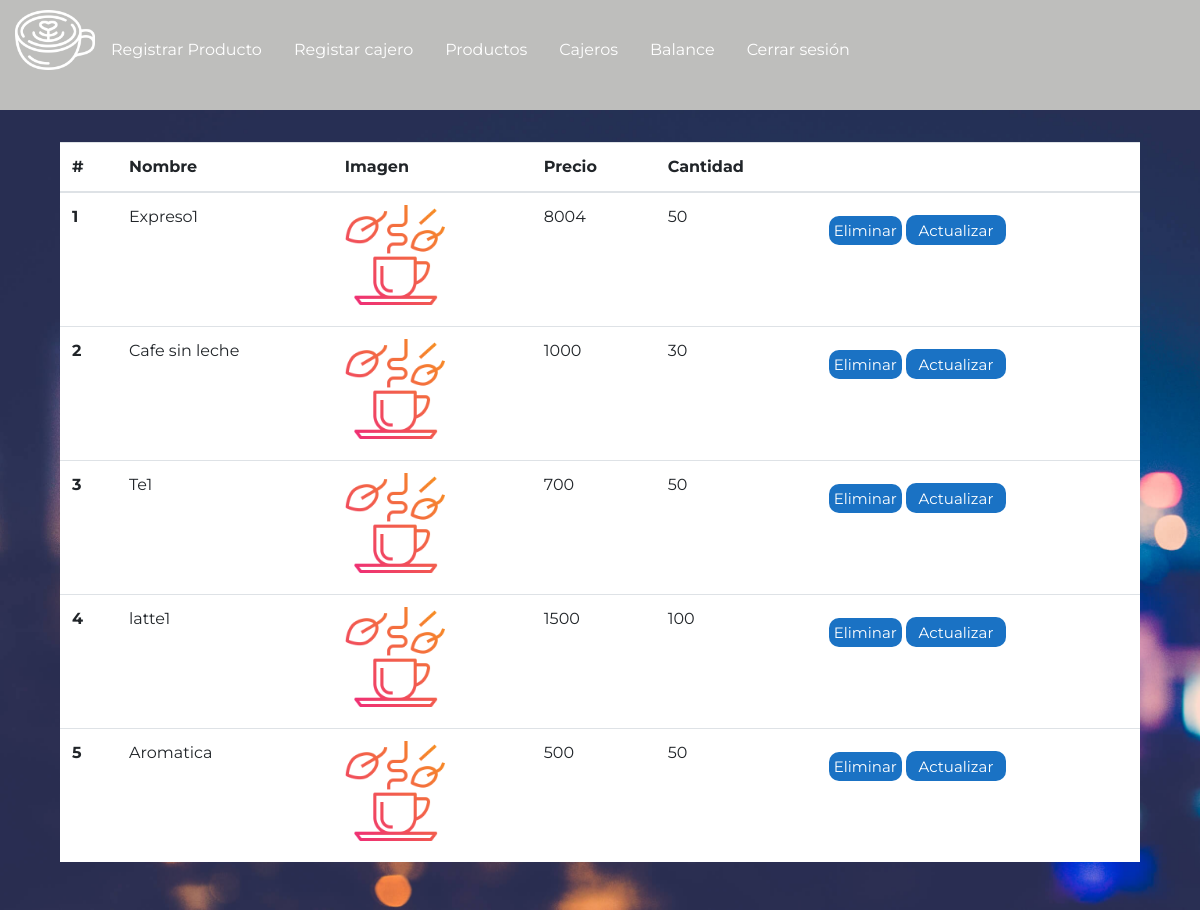
Before: /productos with the older database file.
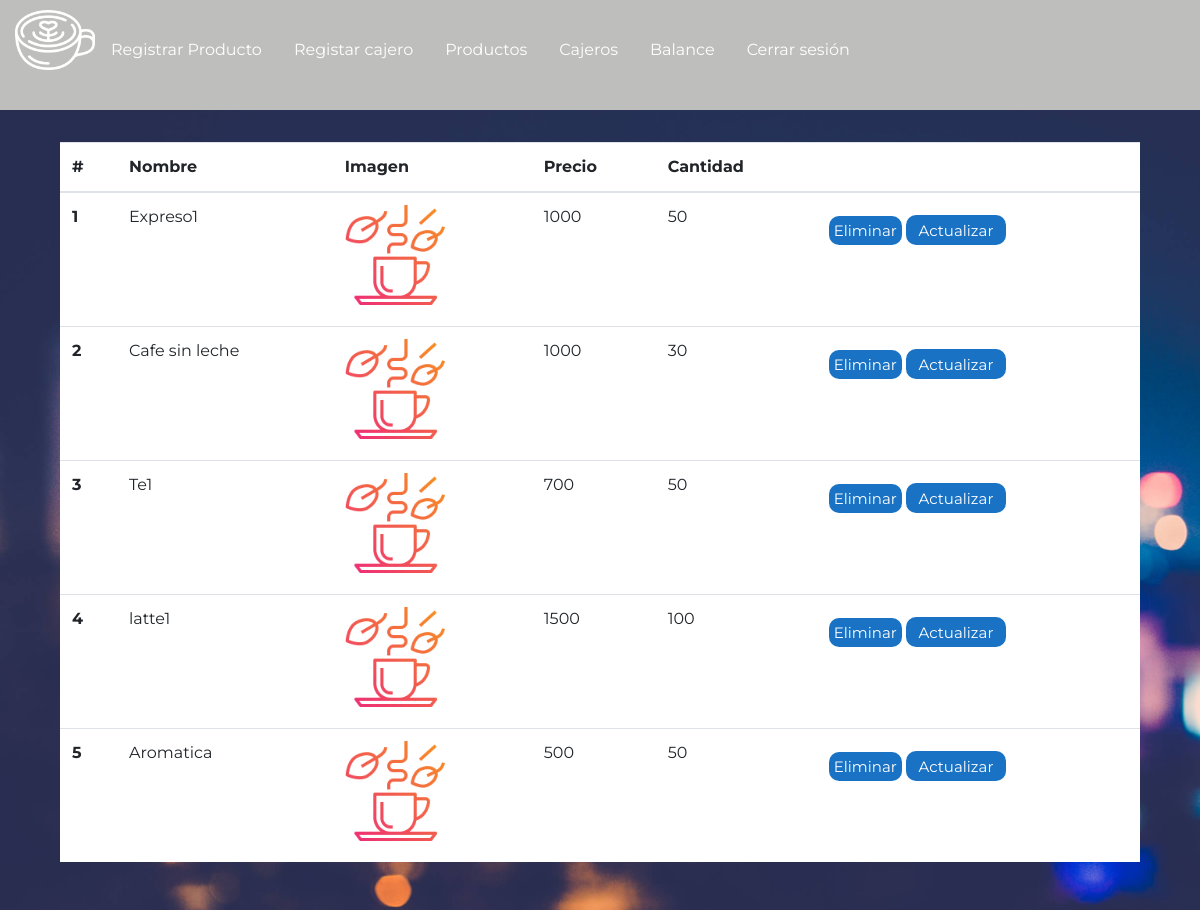
After: the same page with the newer database file.
### tables this page shows
CREATE TABLE productos (id INTEGER PRIMARY KEY AUTOINCREMENT NOT NULL, Nombre STRING NOT NULL, Precio STRING, Cantidad INT, URLimagen STRING CONSTRAINT "img/hot-tea.png" DEFAULT "img/hot-tea.png" NOT NULL);

### app.py (the view, shortened to what this page needs)
@app.route('/productos', defaults={'exito': None}, methods=['GET', 'POST'])
@app.route('/productos/<exito>',  methods=['GET', 'POST'])
def productos(exito):
    if request.method == 'GET':
        con = sqlite3.connect("brioche.db")
        con.row_factory = sqlite3.Row
        cur = con.cursor()
        cur.execute("select * from productos")
        productos = cur.fetchall()
        return render_template('html/productos.html', productos=productos, exito=exito)

### templates/html/productos.html (shortened to what this page needs)
<!DOCTYPE html>
<html lang="en">
<head>
    <link rel="stylesheet" href="https://cdn.jsdelivr.net/npm/bootstrap@4.5.3/dist/css/bootstrap.min.css">
    <link rel="stylesheet" href="{{url_for('static', filename='css/usuarios.css')}}">
    <link rel="stylesheet" href="{{url_for('static', filename='css/nav.css')}}">
</head>
{% if exito == "enviado" %}
<body onload="alert('Producto actualizado exitosamente!!')">
{% elif exito == "error" %}
  <body onload="alert('Error, intente nuevamente')">
  {% else %}
  <body>
{% endif %}
    <nav class="nav">
        <img src="{{url_for('static', filename='img/latte.png')}}" alt="">
        <a href="{{url_for('registroProducto')}}" class="nav-link active">Registrar Producto</a>
        <a href="{{url_for('registroCajero')}}" class="nav-link">Registar cajero</a>
        <a href="{{url_for('productos')}}" class="nav-link">Productos</a>
        <a href="{{url_for('cajeros')}}" class="nav-link">Cajeros</a>
        <a href="{{url_for('balance')}}" class="nav-link">Balance</a>
        <a href="/" class="nav-link">Cerrar sesión</a>
    </nav>
    <div class="contenedorTabla">
      <table class="table">
          <thead>
            <tr>
              <th scope="col">#</th>
              <th scope="col">Nombre</th>
              <th scope="col">Imagen</th>
              <th scope="col">Precio</th>
              <th scope="col">Cantidad</th>
              <th scope="col"></th>
            </tr>
          </thead>
          <tbody>
            {% for producto in productos %}
            <tr>
              <th scope="row" id="id{{producto.id}}">{{producto.id}}</th>
              <td id="nombre{{producto.id}}">{{producto.nombre}}</td>
              <td>
                 <img src="{{url_for('static', filename=producto.URLimagen)}}" alt="" style="width: 100px; height: 100px;" id="imagen{{producto.id}}">
              </td>
              <td id="precio{{producto.id}}">{{producto.precio}}</td>
              <td id="cantidad{{producto.id}}">{{producto.cantidad}}</td>
              <td>
                  <a href="/productos" class="boton " id="{{producto.id}}" >Eliminar</a>
                  <button class="boton"  data-toggle="modal" data-target="#exampleModal" onclick="abrirModalProductos(this.id)" id="{{producto.id}}">Actualizar</button>
              </td>
            </tr>
            {% endfor %}
          </tbody>
        </table>
    </div>
</body>
</html>

### static/css/usuarios.css (style rules this page uses)
* { margin: 0; padding: 0; box-sizing: border-box; font-family: "Montserrat", sans-serif; }
body { height: 100vh; width: 100vw; }
.contenedorTabla { width: 100%; height: 100%; background-image: url("../img/background.jpg"); background-size: cover; display: flex; justify-content: center; align-items: center; }
.table { background-color: white; width: 90vw; height: 90%; }
.boton { background-color: #1a72c4; color: white; border-radius: 10px; border: 0; font-size: 15px; min-width: 100px; max-width: auto; margin-top: 10px; height: 30px; color: white; padding: 5px; }

### static/css/nav.css (style rules this page uses)
* { margin: 0; padding: 0; box-sizing: border-box; font-family: "Montserrat", sans-serif; }
nav a { height: 10vh; margin-top: 30px; color: white; }
nav > img { width: 80px; height: 80px; margin-left: 15px; }
nav { background-color: #bebebc; }

Changed rows visible on the page:
changed productos "Expreso1": precio "8004" → "1000"
